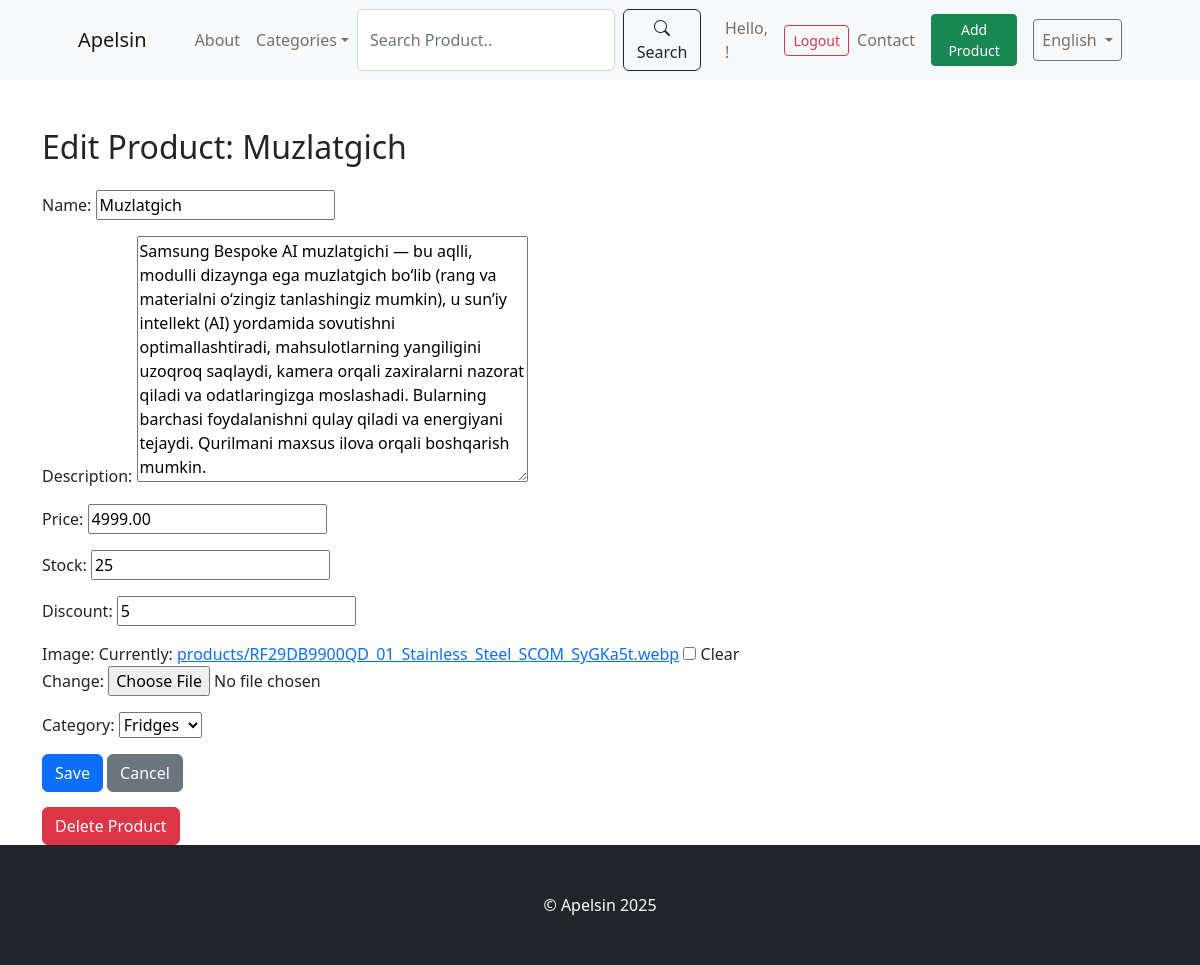
The page /edit/4/ (signed in) on the database as committed earlier.
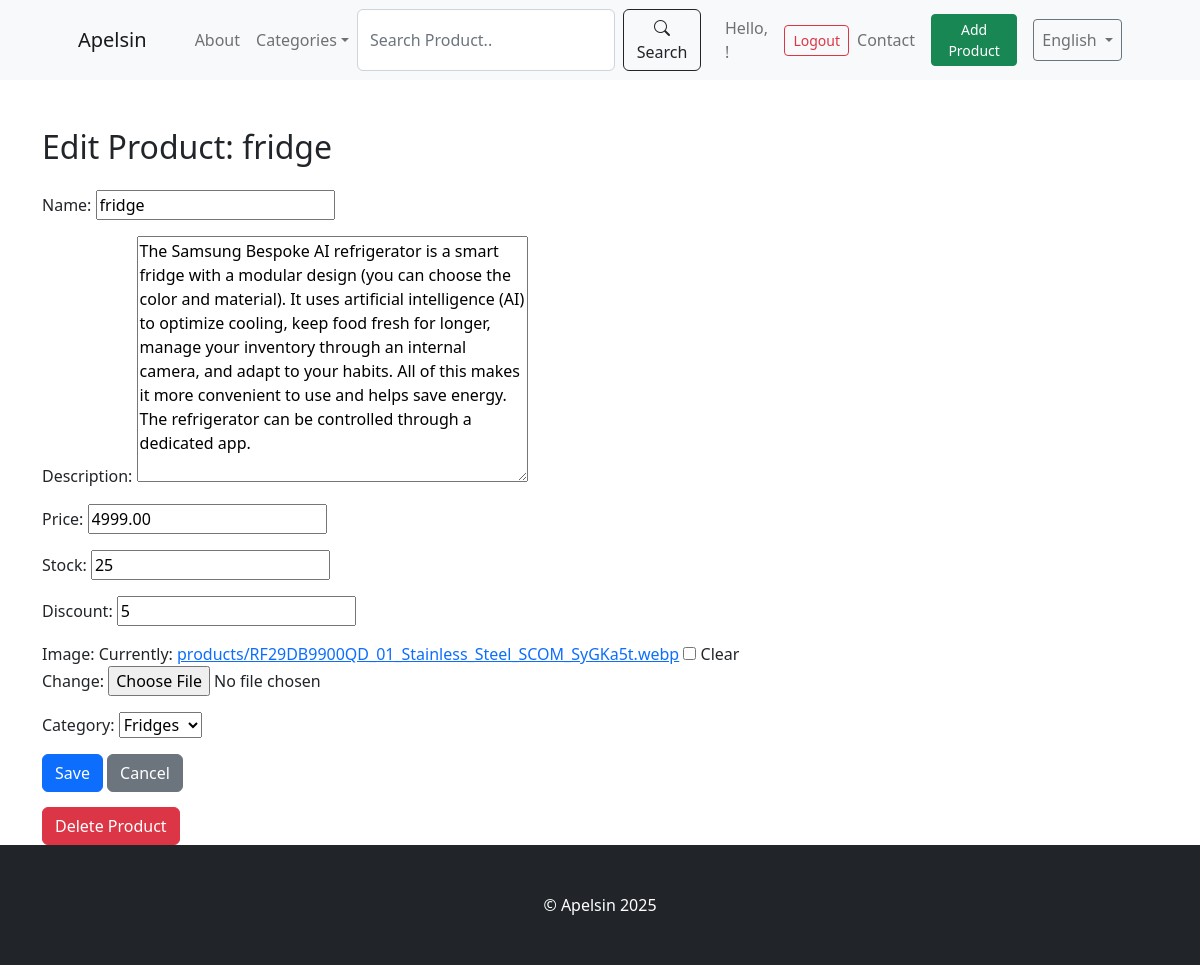
The same page on the database as committed later.
### app/models.py (models this page shows, shortened)
class BaseModel(models.Model):
    created_at = models.DateTimeField(auto_now_add=True)
    updated_at = models.DateTimeField(auto_now=True)
    class Meta:
        abstract = True

class Product(BaseModel):
    name = models.CharField(max_length=255)
    slug = models.SlugField(blank=True, null=False, unique=True)
    description = models.TextField(null=True, blank=True)
    price = models.DecimalField(max_digits=14, decimal_places=2)
    image = models.ImageField(upload_to='products/', null=True, blank=True)
    stock = models.PositiveSmallIntegerField(default=1)
    discount = models.PositiveSmallIntegerField(default=0)
    category = models.ForeignKey(Category, on_delete=models.SET_NULL,
                                 related_name='products',
                                 null=True, blank=True)

### app/views.py (the view)
class ProductUpdateView(SuperuserRequiredMixin, UpdateView):
    model = Product
    form_class = ProductForm
    template_name = 'app/edit_product.html'
    success_url = reverse_lazy('app:index')

### app/forms.py
class ProductForm(forms.ModelForm):
    class Meta:
        model = Product
        fields = ['name', 'description', 'price', 'stock', 'discount', 'image', 'category']

### app/models.py (called while the page is built)
    def __str__(self):
        return self.title

### app/views.py (called while the page is built)
    def test_func(self):
        return self.request.user.is_superuser

### app/templates/app/edit_product.html (shortened to what this page needs)
{% extends 'app/base/base.html' %}
{% load static %}
{% load i18n %}
{% block content %}
<div class="container mt-5">
    <h2 class="mb-4">{% blocktrans with name=product.name %}Edit Product: {{ name }}{% endblocktrans %}</h2>
    <form method="post" enctype="multipart/form-data">
        {{ form.as_p }}
        <div class="mt-3">
            <button type="submit" class="btn btn-primary">{% trans "Save" %}</button>
            <a href="{% url 'app:index' %}" class="btn btn-secondary">{% trans "Cancel" %}</a>
        </div>
    </form>
    {% if user.is_superuser %}
    <form action="{% url 'app:delete_product' product.id %}" method="post" style="margin-top:15px;">
        <button type="submit" class="btn btn-danger">{% trans "Delete Product" %}</button>
    </form>
    {% endif %}
</div>
{% endblock %}

Rows that differ between the two databases and show on the page:
changed Product "Fridges": name "Edit Product: Muzlatgich" → "Edit Product: fridge"; name "Muzlatgich" → "fridge"; description "Samsung Bespoke AI muzlatgichi — bu aqlli, modulli dizaynga ega muzlatgich bo‘lib (rang va materialni o‘zingiz tanlashingiz mumkin), u sun’iy intellekt (AI) yordamida sovutishni optimallashtiradi, mahsulotlarning yangiligini uzoqroq saqlaydi, kamera orqali zaxiralarni nazorat qiladi va odatlaringizga moslashadi. Bularning barchasi foydalanishni qulay qiladi va energiyani tejaydi. Qurilmani maxsus ilova orqali boshqarish mumkin." → "The Samsung Bespoke AI refrigerator is a smart fridge with a modular design (you can choose the color and material). It uses artificial intelligence (AI) to optimize cooling, keep food fresh for longer, manage your inventory through an internal camera, and adapt to your habits. All of this makes it more convenient to use and helps save energy. The refrigerator can be controlled through a dedicated app."
